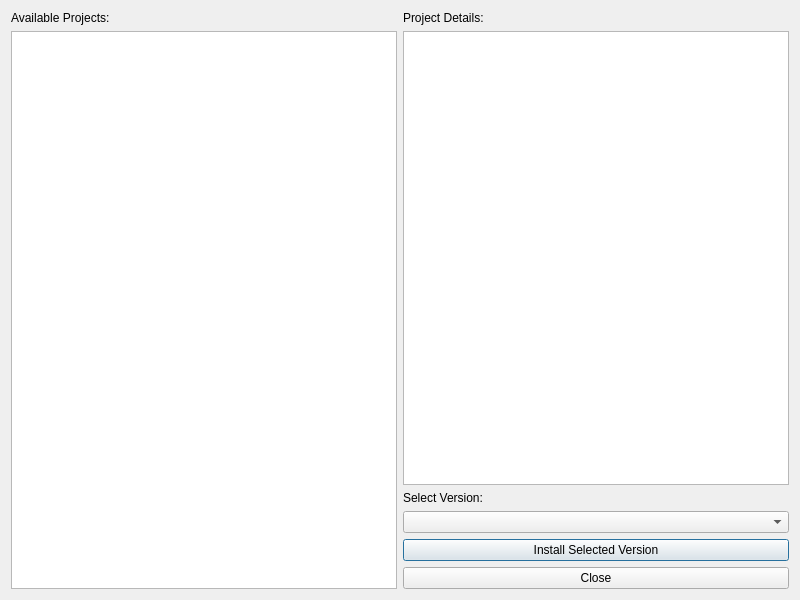
<?xml version="1.0" encoding="UTF-8"?>
<ui version="4.0">
 <class>RepoBrowserDialog</class>
 <widget class="QDialog" name="RepoBrowserDialog">
  <property name="geometry">
   <rect>
    <x>0</x>
    <y>0</y>
    <width>800</width>
    <height>600</height>
   </rect>
  </property>
  <property name="windowTitle">
   <string>Mod Repository Browser</string>
  </property>
  <layout class="QHBoxLayout" name="horizontalLayout">
   <item>
    <layout class="QVBoxLayout" name="leftLayout">
     <item>
      <widget class="QLabel" name="label">
       <property name="text">
        <string>Available Projects:</string>
       </property>
      </widget>
     </item>
     <item>
      <widget class="QListWidget" name="projectList"/>
     </item>
    </layout>
   </item>
   <item>
    <layout class="QVBoxLayout" name="rightLayout">
     <item>
      <widget class="QLabel" name="label_2">
       <property name="text">
        <string>Project Details:</string>
       </property>
      </widget>
     </item>
     <item>
      <widget class="QTextBrowser" name="detailsBrowser">
       <property name="openExternalLinks">
        <bool>true</bool>
       </property>
      </widget>
     </item>
     <item>
      <widget class="QLabel" name="label_3">
       <property name="text">
        <string>Select Version:</string>
       </property>
      </widget>
     </item>
     <item>
      <widget class="QComboBox" name="versionCombo"/>
     </item>
     <item>
      <widget class="QPushButton" name="installBtn">
       <property name="text">
        <string>Install Selected Version</string>
       </property>
      </widget>
     </item>
     <item>
      <widget class="QPushButton" name="closeBtn">
       <property name="text">
        <string>Close</string>
       </property>
      </widget>
     </item>
    </layout>
   </item>
  </layout>
 </widget>
 <resources/>
 <connections/>
</ui>
